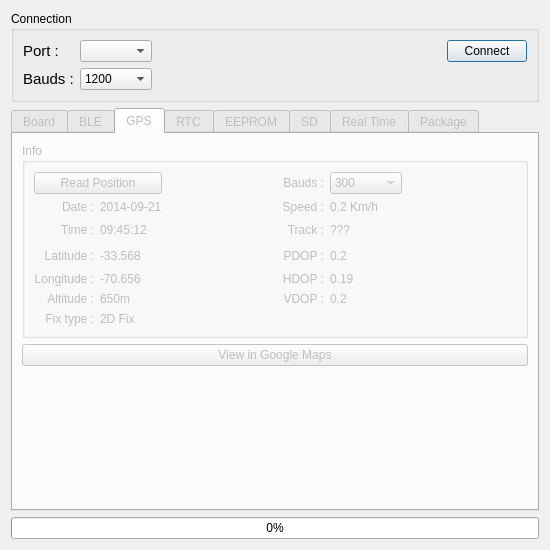
<?xml version="1.0" encoding="UTF-8"?>
<ui version="4.0">
 <class>UiDialog</class>
 <widget class="QDialog" name="UiDialog">
  <property name="geometry">
   <rect>
    <x>0</x>
    <y>0</y>
    <width>550</width>
    <height>550</height>
   </rect>
  </property>
  <property name="minimumSize">
   <size>
    <width>550</width>
    <height>550</height>
   </size>
  </property>
  <property name="maximumSize">
   <size>
    <width>550</width>
    <height>618</height>
   </size>
  </property>
  <property name="windowTitle">
   <string>E-Libatt</string>
  </property>
  <property name="windowIcon">
   <iconset>
    <normaloff>res/logo_250.png</normaloff>res/logo_250.png</iconset>
  </property>
  <layout class="QGridLayout" name="gridLayout_2">
   <item row="0" column="0">
    <widget class="QGroupBox" name="groupBox">
     <property name="title">
      <string>Connection</string>
     </property>
     <layout class="QVBoxLayout" name="verticalLayout_2">
      <item>
       <layout class="QGridLayout" name="gridLayout">
        <item row="0" column="0">
         <widget class="QLabel" name="label_3">
          <property name="font">
           <font>
            <pointsize>11</pointsize>
            <weight>50</weight>
            <bold>false</bold>
           </font>
          </property>
          <property name="text">
           <string>Port :</string>
          </property>
         </widget>
        </item>
        <item row="2" column="0">
         <widget class="QLabel" name="label_4">
          <property name="font">
           <font>
            <pointsize>11</pointsize>
            <weight>50</weight>
            <bold>false</bold>
           </font>
          </property>
          <property name="text">
           <string>Bauds :</string>
          </property>
         </widget>
        </item>
        <item row="2" column="1">
         <widget class="QComboBox" name="baud">
          <property name="enabled">
           <bool>true</bool>
          </property>
          <property name="toolTip">
           <string>&lt;html&gt;&lt;head/&gt;&lt;body&gt;&lt;p&gt;Speed of the serial communication between this program and the connected board. This value has to match the value chosen in the board tab below.&lt;/p&gt;&lt;/body&gt;&lt;/html&gt;</string>
          </property>
          <property name="layoutDirection">
           <enum>Qt::LeftToRight</enum>
          </property>
          <property name="maxVisibleItems">
           <number>16</number>
          </property>
          <item>
           <property name="text">
            <string>1200</string>
           </property>
          </item>
          <item>
           <property name="text">
            <string>2400</string>
           </property>
          </item>
          <item>
           <property name="text">
            <string>4800</string>
           </property>
          </item>
          <item>
           <property name="text">
            <string>9600</string>
           </property>
          </item>
          <item>
           <property name="text">
            <string>19200</string>
           </property>
          </item>
          <item>
           <property name="text">
            <string>28800</string>
           </property>
          </item>
          <item>
           <property name="text">
            <string>38400</string>
           </property>
          </item>
          <item>
           <property name="text">
            <string>57600</string>
           </property>
          </item>
          <item>
           <property name="text">
            <string>115200</string>
           </property>
          </item>
         </widget>
        </item>
        <item row="0" column="1">
         <widget class="QComboBox" name="port">
          <property name="enabled">
           <bool>true</bool>
          </property>
          <property name="toolTip">
           <string>&lt;html&gt;&lt;head/&gt;&lt;body&gt;&lt;p&gt;Port used to communicate with the board. Make sure a compatible E-Libatt board is connected first.&lt;/p&gt;&lt;/body&gt;&lt;/html&gt;</string>
          </property>
         </widget>
        </item>
        <item row="0" column="4">
         <widget class="QPushButton" name="connect_button">
          <property name="enabled">
           <bool>true</bool>
          </property>
          <property name="toolTip">
           <string>&lt;html&gt;&lt;head/&gt;&lt;body&gt;&lt;p&gt;Makes this program start talking to the connected board.&lt;/p&gt;&lt;/body&gt;&lt;/html&gt;</string>
          </property>
          <property name="text">
           <string>Connect</string>
          </property>
         </widget>
        </item>
        <item row="0" column="2">
         <spacer name="horizontalSpacer">
          <property name="orientation">
           <enum>Qt::Horizontal</enum>
          </property>
          <property name="sizeHint" stdset="0">
           <size>
            <width>40</width>
            <height>20</height>
           </size>
          </property>
         </spacer>
        </item>
        <item row="2" column="4">
         <widget class="QLabel" name="operation_status">
          <property name="text">
           <string/>
          </property>
          <property name="alignment">
           <set>Qt::AlignCenter</set>
          </property>
         </widget>
        </item>
       </layout>
      </item>
     </layout>
    </widget>
   </item>
   <item row="1" column="0">
    <widget class="QTabWidget" name="tabs">
     <property name="enabled">
      <bool>false</bool>
     </property>
     <property name="toolTip">
      <string/>
     </property>
     <property name="currentIndex">
      <number>2</number>
     </property>
     <widget class="QWidget" name="tab_3">
      <attribute name="title">
       <string>Board</string>
      </attribute>
      <widget class="QPushButton" name="pushButton_5">
       <property name="geometry">
        <rect>
         <x>10</x>
         <y>20</y>
         <width>141</width>
         <height>31</height>
        </rect>
       </property>
       <property name="text">
        <string>Update Firmware</string>
       </property>
      </widget>
      <widget class="QPushButton" name="pushButton_6">
       <property name="geometry">
        <rect>
         <x>160</x>
         <y>20</y>
         <width>141</width>
         <height>31</height>
        </rect>
       </property>
       <property name="text">
        <string>Factory Reset</string>
       </property>
      </widget>
      <widget class="QWidget" name="horizontalLayoutWidget_2">
       <property name="geometry">
        <rect>
         <x>40</x>
         <y>100</y>
         <width>181</width>
         <height>31</height>
        </rect>
       </property>
       <layout class="QHBoxLayout" name="horizontalLayout_2">
        <item>
         <widget class="QLabel" name="label_9">
          <property name="text">
           <string>Bauds :</string>
          </property>
         </widget>
        </item>
        <item>
         <widget class="QComboBox" name="baud_2">
          <property name="enabled">
           <bool>false</bool>
          </property>
          <property name="toolTip">
           <string>&lt;html&gt;&lt;head/&gt;&lt;body&gt;&lt;p&gt;Speed of the serial communication between this program and the connected board. This value has to match the value chosen in the board tab below.&lt;/p&gt;&lt;/body&gt;&lt;/html&gt;</string>
          </property>
          <property name="layoutDirection">
           <enum>Qt::LeftToRight</enum>
          </property>
          <property name="maxVisibleItems">
           <number>16</number>
          </property>
          <item>
           <property name="text">
            <string>300</string>
           </property>
          </item>
          <item>
           <property name="text">
            <string>600</string>
           </property>
          </item>
          <item>
           <property name="text">
            <string>1200</string>
           </property>
          </item>
          <item>
           <property name="text">
            <string>2400</string>
           </property>
          </item>
          <item>
           <property name="text">
            <string>4800</string>
           </property>
          </item>
          <item>
           <property name="text">
            <string>9600</string>
           </property>
          </item>
          <item>
           <property name="text">
            <string>14400</string>
           </property>
          </item>
          <item>
           <property name="text">
            <string>19200</string>
           </property>
          </item>
          <item>
           <property name="text">
            <string>28800</string>
           </property>
          </item>
          <item>
           <property name="text">
            <string>38400</string>
           </property>
          </item>
          <item>
           <property name="text">
            <string>57600</string>
           </property>
          </item>
          <item>
           <property name="text">
            <string>115200</string>
           </property>
          </item>
         </widget>
        </item>
       </layout>
      </widget>
     </widget>
     <widget class="QWidget" name="tab_6">
      <attribute name="title">
       <string>BLE</string>
      </attribute>
     </widget>
     <widget class="QWidget" name="tab_7">
      <attribute name="title">
       <string>GPS</string>
      </attribute>
      <layout class="QVBoxLayout" name="verticalLayout_13">
       <item>
        <widget class="QGroupBox" name="groupBox_8">
         <property name="title">
          <string>Info</string>
         </property>
         <layout class="QGridLayout" name="gridLayout_6">
          <item row="5" column="3">
           <widget class="QLabel" name="label_31">
            <property name="text">
             <string>VDOP :</string>
            </property>
            <property name="alignment">
             <set>Qt::AlignRight|Qt::AlignTrailing|Qt::AlignVCenter</set>
            </property>
           </widget>
          </item>
          <item row="3" column="1">
           <widget class="QLabel" name="gps_lat">
            <property name="text">
             <string>-33.568</string>
            </property>
           </widget>
          </item>
          <item row="4" column="1">
           <widget class="QLabel" name="gps_lon">
            <property name="text">
             <string>-70.656</string>
            </property>
           </widget>
          </item>
          <item row="1" column="3">
           <widget class="QLabel" name="label_23">
            <property name="text">
             <string>Speed :</string>
            </property>
            <property name="alignment">
             <set>Qt::AlignRight|Qt::AlignTrailing|Qt::AlignVCenter</set>
            </property>
           </widget>
          </item>
          <item row="2" column="3">
           <widget class="QLabel" name="label_24">
            <property name="text">
             <string>Track :</string>
            </property>
            <property name="alignment">
             <set>Qt::AlignRight|Qt::AlignTrailing|Qt::AlignVCenter</set>
            </property>
           </widget>
          </item>
          <item row="6" column="1">
           <widget class="QLabel" name="gps_fix">
            <property name="text">
             <string>2D Fix</string>
            </property>
           </widget>
          </item>
          <item row="6" column="0">
           <widget class="QLabel" name="label_28">
            <property name="text">
             <string>Fix type :</string>
            </property>
            <property name="alignment">
             <set>Qt::AlignRight|Qt::AlignTrailing|Qt::AlignVCenter</set>
            </property>
           </widget>
          </item>
          <item row="5" column="0">
           <widget class="QLabel" name="label_27">
            <property name="text">
             <string>Altitude :</string>
            </property>
            <property name="alignment">
             <set>Qt::AlignRight|Qt::AlignTrailing|Qt::AlignVCenter</set>
            </property>
           </widget>
          </item>
          <item row="3" column="3">
           <widget class="QLabel" name="label_25">
            <property name="text">
             <string>PDOP :</string>
            </property>
            <property name="alignment">
             <set>Qt::AlignRight|Qt::AlignTrailing|Qt::AlignVCenter</set>
            </property>
           </widget>
          </item>
          <item row="4" column="3">
           <widget class="QLabel" name="label_26">
            <property name="text">
             <string>HDOP :</string>
            </property>
            <property name="alignment">
             <set>Qt::AlignRight|Qt::AlignTrailing|Qt::AlignVCenter</set>
            </property>
           </widget>
          </item>
          <item row="5" column="1">
           <widget class="QLabel" name="gps_alt">
            <property name="text">
             <string>650m</string>
            </property>
           </widget>
          </item>
          <item row="4" column="0">
           <widget class="QLabel" name="label_15">
            <property name="text">
             <string>Longitude :</string>
            </property>
            <property name="alignment">
             <set>Qt::AlignRight|Qt::AlignTrailing|Qt::AlignVCenter</set>
            </property>
           </widget>
          </item>
          <item row="1" column="1">
           <widget class="QLabel" name="gps_date">
            <property name="text">
             <string>2014-09-21</string>
            </property>
           </widget>
          </item>
          <item row="1" column="0">
           <widget class="QLabel" name="label_17">
            <property name="text">
             <string>Date :</string>
            </property>
            <property name="alignment">
             <set>Qt::AlignRight|Qt::AlignTrailing|Qt::AlignVCenter</set>
            </property>
           </widget>
          </item>
          <item row="2" column="0">
           <widget class="QLabel" name="label_16">
            <property name="text">
             <string>Time :</string>
            </property>
            <property name="alignment">
             <set>Qt::AlignRight|Qt::AlignTrailing|Qt::AlignVCenter</set>
            </property>
           </widget>
          </item>
          <item row="2" column="1">
           <widget class="QLabel" name="gps_time">
            <property name="text">
             <string>09:45:12</string>
            </property>
           </widget>
          </item>
          <item row="3" column="0">
           <widget class="QLabel" name="label_10">
            <property name="text">
             <string>Latitude :</string>
            </property>
            <property name="alignment">
             <set>Qt::AlignRight|Qt::AlignTrailing|Qt::AlignVCenter</set>
            </property>
           </widget>
          </item>
          <item row="0" column="3">
           <widget class="QLabel" name="label_18">
            <property name="text">
             <string>Bauds :</string>
            </property>
            <property name="alignment">
             <set>Qt::AlignRight|Qt::AlignTrailing|Qt::AlignVCenter</set>
            </property>
           </widget>
          </item>
          <item row="4" column="4">
           <widget class="QLabel" name="gps_hdop">
            <property name="text">
             <string>0.19</string>
            </property>
           </widget>
          </item>
          <item row="2" column="4">
           <widget class="QLabel" name="gps_track">
            <property name="text">
             <string>???</string>
            </property>
           </widget>
          </item>
          <item row="3" column="4">
           <widget class="QLabel" name="gps_pdop">
            <property name="text">
             <string>0.2</string>
            </property>
           </widget>
          </item>
          <item row="1" column="4">
           <widget class="QLabel" name="gps_speed">
            <property name="text">
             <string>0.2 Km/h</string>
            </property>
           </widget>
          </item>
          <item row="5" column="4">
           <widget class="QLabel" name="gps_vdop">
            <property name="text">
             <string>0.2</string>
            </property>
           </widget>
          </item>
          <item row="0" column="4">
           <widget class="QComboBox" name="baud_3">
            <property name="enabled">
             <bool>false</bool>
            </property>
            <property name="toolTip">
             <string>&lt;html&gt;&lt;head/&gt;&lt;body&gt;&lt;p&gt;Speed of the serial communication between this program and the connected board. This value has to match the value chosen in the board tab below.&lt;/p&gt;&lt;/body&gt;&lt;/html&gt;</string>
            </property>
            <property name="layoutDirection">
             <enum>Qt::LeftToRight</enum>
            </property>
            <property name="maxVisibleItems">
             <number>16</number>
            </property>
            <item>
             <property name="text">
              <string>300</string>
             </property>
            </item>
            <item>
             <property name="text">
              <string>600</string>
             </property>
            </item>
            <item>
             <property name="text">
              <string>1200</string>
             </property>
            </item>
            <item>
             <property name="text">
              <string>2400</string>
             </property>
            </item>
            <item>
             <property name="text">
              <string>4800</string>
             </property>
            </item>
            <item>
             <property name="text">
              <string>9600</string>
             </property>
            </item>
            <item>
             <property name="text">
              <string>14400</string>
             </property>
            </item>
            <item>
             <property name="text">
              <string>19200</string>
             </property>
            </item>
            <item>
             <property name="text">
              <string>28800</string>
             </property>
            </item>
            <item>
             <property name="text">
              <string>38400</string>
             </property>
            </item>
            <item>
             <property name="text">
              <string>57600</string>
             </property>
            </item>
            <item>
             <property name="text">
              <string>115200</string>
             </property>
            </item>
           </widget>
          </item>
          <item row="0" column="0" colspan="2">
           <widget class="QPushButton" name="pushButton_10">
            <property name="text">
             <string>Read Position</string>
            </property>
           </widget>
          </item>
          <item row="3" column="5">
           <spacer name="horizontalSpacer_4">
            <property name="orientation">
             <enum>Qt::Horizontal</enum>
            </property>
            <property name="sizeHint" stdset="0">
             <size>
              <width>40</width>
              <height>20</height>
             </size>
            </property>
           </spacer>
          </item>
          <item row="2" column="2">
           <spacer name="horizontalSpacer_5">
            <property name="orientation">
             <enum>Qt::Horizontal</enum>
            </property>
            <property name="sizeHint" stdset="0">
             <size>
              <width>40</width>
              <height>20</height>
             </size>
            </property>
           </spacer>
          </item>
         </layout>
        </widget>
       </item>
       <item>
        <widget class="QPushButton" name="view_in_maps">
         <property name="text">
          <string>View in Google Maps</string>
         </property>
        </widget>
       </item>
       <item>
        <spacer name="verticalSpacer_4">
         <property name="orientation">
          <enum>Qt::Vertical</enum>
         </property>
         <property name="sizeHint" stdset="0">
          <size>
           <width>20</width>
           <height>40</height>
          </size>
         </property>
        </spacer>
       </item>
      </layout>
     </widget>
     <widget class="QWidget" name="tab">
      <attribute name="title">
       <string>RTC</string>
      </attribute>
      <layout class="QGridLayout" name="gridLayout_4">
       <item row="0" column="0">
        <widget class="QGroupBox" name="groupBox_4">
         <property name="title">
          <string>PC Date &amp;&amp; Time</string>
         </property>
         <layout class="QVBoxLayout" name="verticalLayout_10">
          <item>
           <widget class="QLabel" name="datetimeLabel">
            <property name="sizePolicy">
             <sizepolicy hsizetype="Minimum" vsizetype="Fixed">
              <horstretch>0</horstretch>
              <verstretch>0</verstretch>
             </sizepolicy>
            </property>
            <property name="font">
             <font>
              <pointsize>12</pointsize>
             </font>
            </property>
            <property name="text">
             <string>-</string>
            </property>
            <property name="alignment">
             <set>Qt::AlignCenter</set>
            </property>
           </widget>
          </item>
          <item>
           <widget class="QPushButton" name="send_rtc">
            <property name="minimumSize">
             <size>
              <width>0</width>
              <height>0</height>
             </size>
            </property>
            <property name="font">
             <font>
              <pointsize>11</pointsize>
              <weight>50</weight>
              <bold>false</bold>
             </font>
            </property>
            <property name="text">
             <string>Write time to RTC</string>
            </property>
           </widget>
          </item>
         </layout>
        </widget>
       </item>
       <item row="2" column="1">
        <widget class="QGroupBox" name="groupBox_7">
         <property name="title">
          <string>Info</string>
         </property>
         <layout class="QGridLayout" name="gridLayout_5">
          <item row="1" column="1">
           <widget class="QLabel" name="label_12">
            <property name="text">
             <string>2014-09-12</string>
            </property>
           </widget>
          </item>
          <item row="1" column="0">
           <widget class="QLabel" name="label_11">
            <property name="text">
             <string>Last date written:</string>
            </property>
           </widget>
          </item>
          <item row="0" column="0">
           <widget class="QLabel" name="label_13">
            <property name="text">
             <string>Offset PC/Board:</string>
            </property>
           </widget>
          </item>
          <item row="0" column="1">
           <widget class="QLabel" name="label_14">
            <property name="text">
             <string>12s</string>
            </property>
           </widget>
          </item>
          <item row="2" column="0">
           <widget class="QLabel" name="label">
            <property name="text">
             <string>Last time written :</string>
            </property>
           </widget>
          </item>
          <item row="2" column="1">
           <widget class="QLabel" name="label_2">
            <property name="text">
             <string>09:15:12</string>
            </property>
           </widget>
          </item>
         </layout>
        </widget>
       </item>
       <item row="0" column="1">
        <widget class="QGroupBox" name="groupBox_5">
         <property name="title">
          <string>Board Date &amp;&amp; Time</string>
         </property>
         <layout class="QVBoxLayout" name="verticalLayout">
          <item>
           <widget class="QLabel" name="label_6">
            <property name="sizePolicy">
             <sizepolicy hsizetype="Minimum" vsizetype="Fixed">
              <horstretch>0</horstretch>
              <verstretch>0</verstretch>
             </sizepolicy>
            </property>
            <property name="font">
             <font>
              <pointsize>12</pointsize>
             </font>
            </property>
            <property name="text">
             <string>-</string>
            </property>
            <property name="alignment">
             <set>Qt::AlignCenter</set>
            </property>
           </widget>
          </item>
          <item>
           <widget class="QPushButton" name="pushButton_9">
            <property name="font">
             <font>
              <pointsize>11</pointsize>
             </font>
            </property>
            <property name="text">
             <string>Read time from RTC</string>
            </property>
           </widget>
          </item>
         </layout>
        </widget>
       </item>
       <item row="2" column="0">
        <widget class="QGroupBox" name="groupBox_6">
         <property name="title">
          <string>Custom Date &amp;&amp; Time</string>
         </property>
         <layout class="QVBoxLayout" name="verticalLayout_11">
          <item>
           <widget class="QDateTimeEdit" name="dateTimeEdit">
            <property name="alignment">
             <set>Qt::AlignCenter</set>
            </property>
           </widget>
          </item>
          <item>
           <widget class="QPushButton" name="pushButton_8">
            <property name="font">
             <font>
              <pointsize>11</pointsize>
             </font>
            </property>
            <property name="text">
             <string>Write time to RTC</string>
            </property>
           </widget>
          </item>
         </layout>
        </widget>
       </item>
       <item row="1" column="0">
        <spacer name="verticalSpacer">
         <property name="orientation">
          <enum>Qt::Vertical</enum>
         </property>
         <property name="sizeHint" stdset="0">
          <size>
           <width>20</width>
           <height>40</height>
          </size>
         </property>
        </spacer>
       </item>
       <item row="3" column="0">
        <spacer name="verticalSpacer_3">
         <property name="orientation">
          <enum>Qt::Vertical</enum>
         </property>
         <property name="sizeHint" stdset="0">
          <size>
           <width>20</width>
           <height>40</height>
          </size>
         </property>
        </spacer>
       </item>
      </layout>
     </widget>
     <widget class="QWidget" name="tab_5">
      <attribute name="title">
       <string>EEPROM</string>
      </attribute>
      <layout class="QVBoxLayout" name="verticalLayout_5">
       <item>
        <widget class="QGroupBox" name="eeprom_id_groupbox">
         <property name="enabled">
          <bool>false</bool>
         </property>
         <property name="title">
          <string>Eeprom ID</string>
         </property>
         <layout class="QGridLayout" name="gridLayout_3">
          <item row="6" column="3">
           <widget class="QLineEdit" name="write_dec_lineedit">
            <property name="maximumSize">
             <size>
              <width>90</width>
              <height>16777215</height>
             </size>
            </property>
            <property name="maxLength">
             <number>10</number>
            </property>
           </widget>
          </item>
          <item row="5" column="4">
           <widget class="QLineEdit" name="read_ascii_lineedit">
            <property name="maximumSize">
             <size>
              <width>90</width>
              <height>16777215</height>
             </size>
            </property>
            <property name="maxLength">
             <number>4</number>
            </property>
            <property name="frame">
             <bool>false</bool>
            </property>
            <property name="readOnly">
             <bool>true</bool>
            </property>
           </widget>
          </item>
          <item row="5" column="0">
           <widget class="QPushButton" name="read_id_button">
            <property name="text">
             <string>Read ID</string>
            </property>
           </widget>
          </item>
          <item row="2" column="1">
           <widget class="QLabel" name="label_5">
            <property name="text">
             <string>Hex</string>
            </property>
            <property name="alignment">
             <set>Qt::AlignCenter</set>
            </property>
           </widget>
          </item>
          <item row="2" column="3">
           <widget class="QLabel" name="label_7">
            <property name="text">
             <string>Dec</string>
            </property>
            <property name="alignment">
             <set>Qt::AlignCenter</set>
            </property>
           </widget>
          </item>
          <item row="5" column="1">
           <widget class="QLineEdit" name="read_hex_lineedit">
            <property name="maximumSize">
             <size>
              <width>90</width>
              <height>16777215</height>
             </size>
            </property>
            <property name="maxLength">
             <number>10</number>
            </property>
            <property name="frame">
             <bool>false</bool>
            </property>
            <property name="readOnly">
             <bool>true</bool>
            </property>
           </widget>
          </item>
          <item row="6" column="4">
           <widget class="QLineEdit" name="write_ascii_lineedit">
            <property name="maximumSize">
             <size>
              <width>90</width>
              <height>16777215</height>
             </size>
            </property>
            <property name="maxLength">
             <number>4</number>
            </property>
           </widget>
          </item>
          <item row="6" column="0">
           <widget class="QPushButton" name="write_id_button">
            <property name="text">
             <string>Write ID</string>
            </property>
           </widget>
          </item>
          <item row="5" column="3">
           <widget class="QLineEdit" name="read_dec_lineedit">
            <property name="maximumSize">
             <size>
              <width>90</width>
              <height>16777215</height>
             </size>
            </property>
            <property name="maxLength">
             <number>10</number>
            </property>
            <property name="frame">
             <bool>false</bool>
            </property>
            <property name="readOnly">
             <bool>true</bool>
            </property>
           </widget>
          </item>
          <item row="2" column="4">
           <widget class="QLabel" name="label_8">
            <property name="text">
             <string>Ascii</string>
            </property>
            <property name="alignment">
             <set>Qt::AlignCenter</set>
            </property>
           </widget>
          </item>
          <item row="6" column="1">
           <widget class="QLineEdit" name="write_hex_lineedit">
            <property name="maximumSize">
             <size>
              <width>90</width>
              <height>16777215</height>
             </size>
            </property>
            <property name="inputMethodHints">
             <set>Qt::ImhNone</set>
            </property>
            <property name="maxLength">
             <number>10</number>
            </property>
           </widget>
          </item>
          <item row="5" column="5">
           <spacer name="horizontalSpacer_3">
            <property name="orientation">
             <enum>Qt::Horizontal</enum>
            </property>
            <property name="sizeHint" stdset="0">
             <size>
              <width>40</width>
              <height>20</height>
             </size>
            </property>
           </spacer>
          </item>
         </layout>
        </widget>
       </item>
       <item>
        <widget class="QGroupBox" name="register_slave_groupbox">
         <property name="enabled">
          <bool>false</bool>
         </property>
         <property name="title">
          <string>Registered Slave IDs</string>
         </property>
         <layout class="QHBoxLayout" name="horizontalLayout_3">
          <item>
           <widget class="QListView" name="registered_ids">
            <property name="maximumSize">
             <size>
              <width>120</width>
              <height>16777215</height>
             </size>
            </property>
            <property name="alternatingRowColors">
             <bool>true</bool>
            </property>
            <property name="selectionBehavior">
             <enum>QAbstractItemView::SelectRows</enum>
            </property>
           </widget>
          </item>
          <item>
           <layout class="QVBoxLayout" name="verticalLayout_4">
            <item>
             <widget class="QPushButton" name="read_all_button">
              <property name="text">
               <string>Read all</string>
              </property>
             </widget>
            </item>
            <item>
             <widget class="QPushButton" name="add_slave_button">
              <property name="text">
               <string>Add</string>
              </property>
             </widget>
            </item>
            <item>
             <widget class="QPushButton" name="edit_slave_button">
              <property name="enabled">
               <bool>false</bool>
              </property>
              <property name="text">
               <string>Edit</string>
              </property>
             </widget>
            </item>
            <item>
             <widget class="QPushButton" name="pushButton_7">
              <property name="enabled">
               <bool>false</bool>
              </property>
              <property name="text">
               <string>Ping board</string>
              </property>
             </widget>
            </item>
            <item>
             <widget class="QPushButton" name="remove_slave_button">
              <property name="enabled">
               <bool>false</bool>
              </property>
              <property name="text">
               <string>Remove</string>
              </property>
             </widget>
            </item>
            <item>
             <spacer name="verticalSpacer_2">
              <property name="orientation">
               <enum>Qt::Vertical</enum>
              </property>
              <property name="sizeHint" stdset="0">
               <size>
                <width>20</width>
                <height>40</height>
               </size>
              </property>
             </spacer>
            </item>
            <item>
             <widget class="QPushButton" name="remove_all_slave_button">
              <property name="enabled">
               <bool>false</bool>
              </property>
              <property name="text">
               <string>Remove all</string>
              </property>
             </widget>
            </item>
           </layout>
          </item>
          <item>
           <spacer name="horizontalSpacer_2">
            <property name="orientation">
             <enum>Qt::Horizontal</enum>
            </property>
            <property name="sizeHint" stdset="0">
             <size>
              <width>40</width>
              <height>20</height>
             </size>
            </property>
           </spacer>
          </item>
         </layout>
        </widget>
       </item>
      </layout>
     </widget>
     <widget class="QWidget" name="tab_2">
      <attribute name="title">
       <string>SD</string>
      </attribute>
      <layout class="QVBoxLayout" name="verticalLayout_9">
       <item>
        <widget class="QGroupBox" name="groupBox_2">
         <property name="title">
          <string>Files</string>
         </property>
         <layout class="QVBoxLayout" name="verticalLayout_6">
          <item>
           <layout class="QHBoxLayout" name="horizontalLayout_4">
            <item>
             <widget class="QPushButton" name="pushButton">
              <property name="text">
               <string>Refresh</string>
              </property>
             </widget>
            </item>
            <item>
             <widget class="QPushButton" name="pushButton_3">
              <property name="text">
               <string>Save as ...</string>
              </property>
             </widget>
            </item>
            <item>
             <widget class="QPushButton" name="pushButton_2">
              <property name="text">
               <string>Plot</string>
              </property>
             </widget>
            </item>
            <item>
             <widget class="QPushButton" name="pushButton_4">
              <property name="text">
               <string>Delete</string>
              </property>
             </widget>
            </item>
           </layout>
          </item>
          <item>
           <widget class="QTableView" name="tableView">
            <property name="editTriggers">
             <set>QAbstractItemView::NoEditTriggers</set>
            </property>
            <property name="alternatingRowColors">
             <bool>true</bool>
            </property>
           </widget>
          </item>
         </layout>
        </widget>
       </item>
       <item>
        <widget class="QGroupBox" name="groupBox_3">
         <property name="maximumSize">
          <size>
           <width>16777215</width>
           <height>150</height>
          </size>
         </property>
         <property name="title">
          <string>Plot</string>
         </property>
         <layout class="QVBoxLayout" name="verticalLayout_8">
          <item>
           <widget class="QGraphicsView" name="graphicsView"/>
          </item>
         </layout>
        </widget>
       </item>
      </layout>
     </widget>
     <widget class="QWidget" name="tab_4">
      <attribute name="title">
       <string>Real Time</string>
      </attribute>
      <layout class="QVBoxLayout" name="verticalLayout_7">
       <item>
        <widget class="QCheckBox" name="checkBox">
         <property name="text">
          <string>Request real time data</string>
         </property>
        </widget>
       </item>
       <item>
        <widget class="QTextEdit" name="textEdit"/>
       </item>
       <item>
        <widget class="QGraphicsView" name="graphicsView_2"/>
       </item>
      </layout>
     </widget>
     <widget class="QWidget" name="tab_8">
      <attribute name="title">
       <string>Package</string>
      </attribute>
      <widget class="QPushButton" name="foo_button">
       <property name="geometry">
        <rect>
         <x>50</x>
         <y>40</y>
         <width>101</width>
         <height>23</height>
        </rect>
       </property>
       <property name="text">
        <string>Send foo</string>
       </property>
      </widget>
     </widget>
    </widget>
   </item>
   <item row="2" column="0">
    <layout class="QHBoxLayout" name="horizontalLayout">
     <item>
      <widget class="QProgressBar" name="progressBar">
       <property name="value">
        <number>0</number>
       </property>
      </widget>
     </item>
    </layout>
   </item>
  </layout>
 </widget>
 <resources/>
 <connections/>
</ui>
